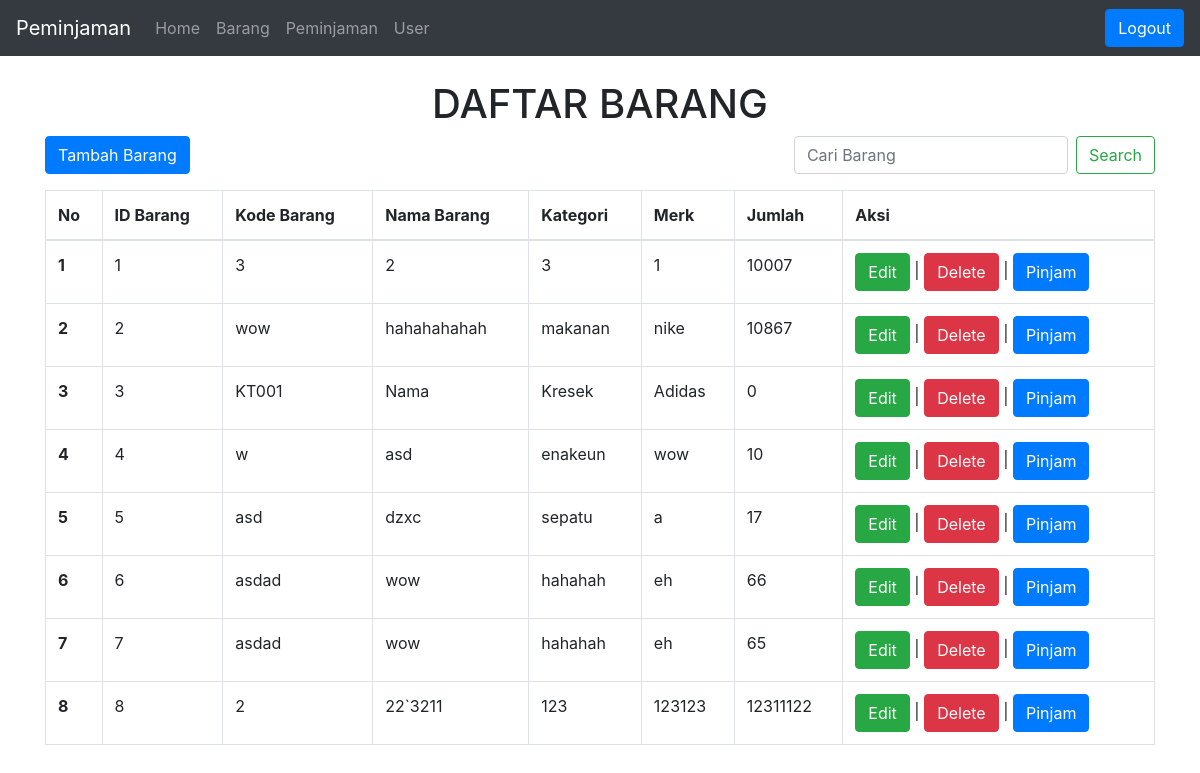
The page /barang.php (signed in) on the database as committed earlier.
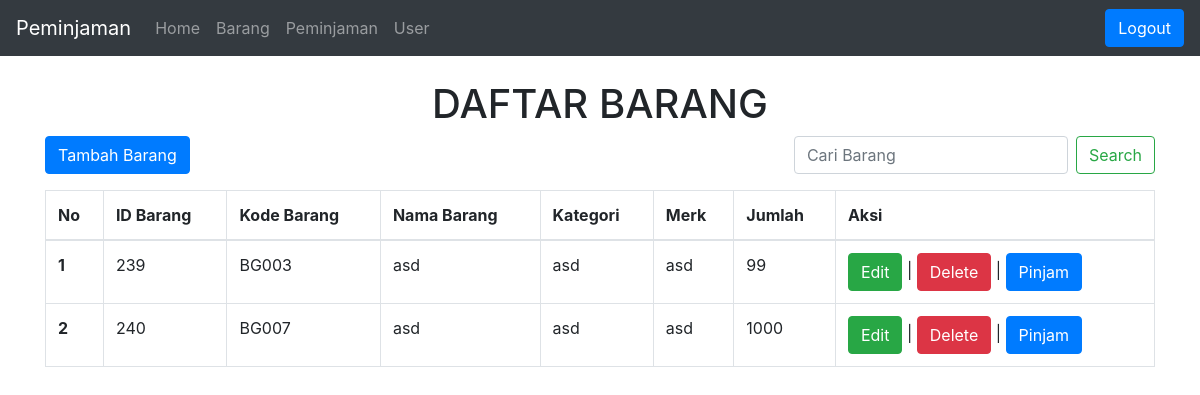
The same page on the database as committed later.
### tables this page shows
CREATE TABLE `barang` (
  `id_barang` int(11) NOT NULL,
  `kode_barang` varchar(11) NOT NULL,
  `nama_barang` varchar(70) NOT NULL,
  `merk` varchar(25) NOT NULL,
  `jenis` varchar(25) NOT NULL,
  `jumlah` int(10) NOT NULL
);

### database.php (called while the page is built, shortened)
<?php
$host = "localhost";
$user = "root";
$pass = "";
$dbname = "sas";
$koneksi = mysqli_connect($host, $user, $pass, $dbname) or die("Gagal terhubung dengan database " . mysqli_error($koneksi));
function tampildata1($tablename)
{
    global $koneksi;
    $hasil = mysqli_query($koneksi, "select * from $tablename");
    $rows = [];
    while ($row = mysqli_fetch_assoc($hasil)) {
        $rows[] = $row;
    }
    return $rows;
}
?>

### barang.php (the view, shortened to what this page needs)
<?php
require_once('database.php');
$search = isset($_GET['search']) ? $_GET['search'] : '';
$data = $search ? searchdata('barang', $search) : tampildata1('barang');
$nomor = 0;
?>
<!doctype html>
<html lang="en">
<head>
    <link rel="stylesheet" href="https://cdn.jsdelivr.net/npm/bootstrap@4.6.2/dist/css/bootstrap.min.css"
>
</head>
<body>
    <?php
    if ($_SESSION['status'] <> "login") {
        header("location:login.php?msg=belum_login");
    } else {
        require('navbar.php');
    }
    ?>
    <div class="container">
        <center>
            <h1>DAFTAR BARANG</h1>
        </center>
        <div class="d-flex justify-content-between mb-3">
            <a type="button" name="tambahBarang" class="btn btn-primary" href="tambahbarang.php">Tambah Barang</a>
            <form class="form-inline" method="get" action="">
                <input class="form-control mr-sm-2" type="search" placeholder="Cari Barang" aria-label="Search" name="search" value="<?php echo htmlspecialchars($search); ?>">
                <button class="btn btn-outline-success my-2 my-sm-0" type="submit">Search</button>
            </form>
        </div>
        <table class="table table-bordered">
            <thead>
                <tr>
                    <th scope="col">No</th>
                    <th scope="col">ID Barang</th>
                    <th scope="col">Kode Barang</th>
                    <th scope="col">Nama Barang</th>
                    <th scope="col">Kategori</th>
                    <th scope="col">Merk</th>
                    <th scope="col">Jumlah</th>
                    <th scope="col">Aksi</th>
                </tr>
            </thead>
            <tbody>
                <?php foreach ($data as $item): ?>
                <?php $nomor++; ?>
                <tr>
                    <th scope="row"><?php echo $nomor; ?></th>
                    <td><?php echo $item['id_barang']; ?></td>
                    <td><?php echo $item['kode_barang']; ?></td>
                    <td><?php echo $item['nama_barang']; ?></td>
                    <td><?php echo $item['jenis']; ?></td>
                    <td><?php echo $item['merk']; ?></td>
                    <td><?php echo $item['jumlah']; ?></td>
                    <td>
                        <?php echo "<a type='button' class='btn btn-success' href='edit.php?id=$item[id_barang]'>Edit</a> | <a type='button' class='btn btn-danger' href='javascript:hapusData(" . $item['id_barang'] . ")'>Delete</a> | <a type='button' class='btn btn-primary' href='formulirpinjam.php?id_barang=$item[id_barang]&kode_barang=$item[kode_barang]&nama_barang=$item[nama_barang]&jenis=$item[jenis]&merk=$item[merk]&jumlah=$item[jumlah]'>Pinjam</a>"; ?>
                    </td>
                </tr>
                <?php endforeach ?>
            </tbody>
        </table>
    </div>
</body>
</html>

Rows that differ between the two databases and show on the page:
removed barang: id_barang "1", kode_barang "3", nama_barang "2", jenis "3", merk "1", jumlah "10007"
removed barang: id_barang "2", kode_barang "wow", nama_barang "hahahahahah", jenis "makanan", merk "nike", jumlah "10867"
removed barang: id_barang "3", kode_barang "KT001", nama_barang "Nama", jenis "Kresek", merk "Adidas", jumlah "0"
removed barang: id_barang "4", kode_barang "w", nama_barang "asd", jenis "enakeun", merk "wow", jumlah "10"
removed barang: id_barang "5", kode_barang "asd", nama_barang "dzxc", jenis "sepatu", merk "a", jumlah "17"
removed barang: id_barang "6", kode_barang "asdad", nama_barang "wow", jenis "hahahah", merk "eh", jumlah "66"
removed barang: id_barang "7", kode_barang "asdad", nama_barang "wow", jenis "hahahah", merk "eh", jumlah "65"
removed barang: id_barang "8", kode_barang "2", nama_barang "22`3211", jenis "123", merk "123123", jumlah "12311122"
added barang: id_barang "239", kode_barang "BG003", nama_barang "asd", jenis "asd", merk "asd", jumlah "99"
added barang: id_barang "240", kode_barang "BG007", nama_barang "asd", jenis "asd", merk "asd", jumlah "1000"
